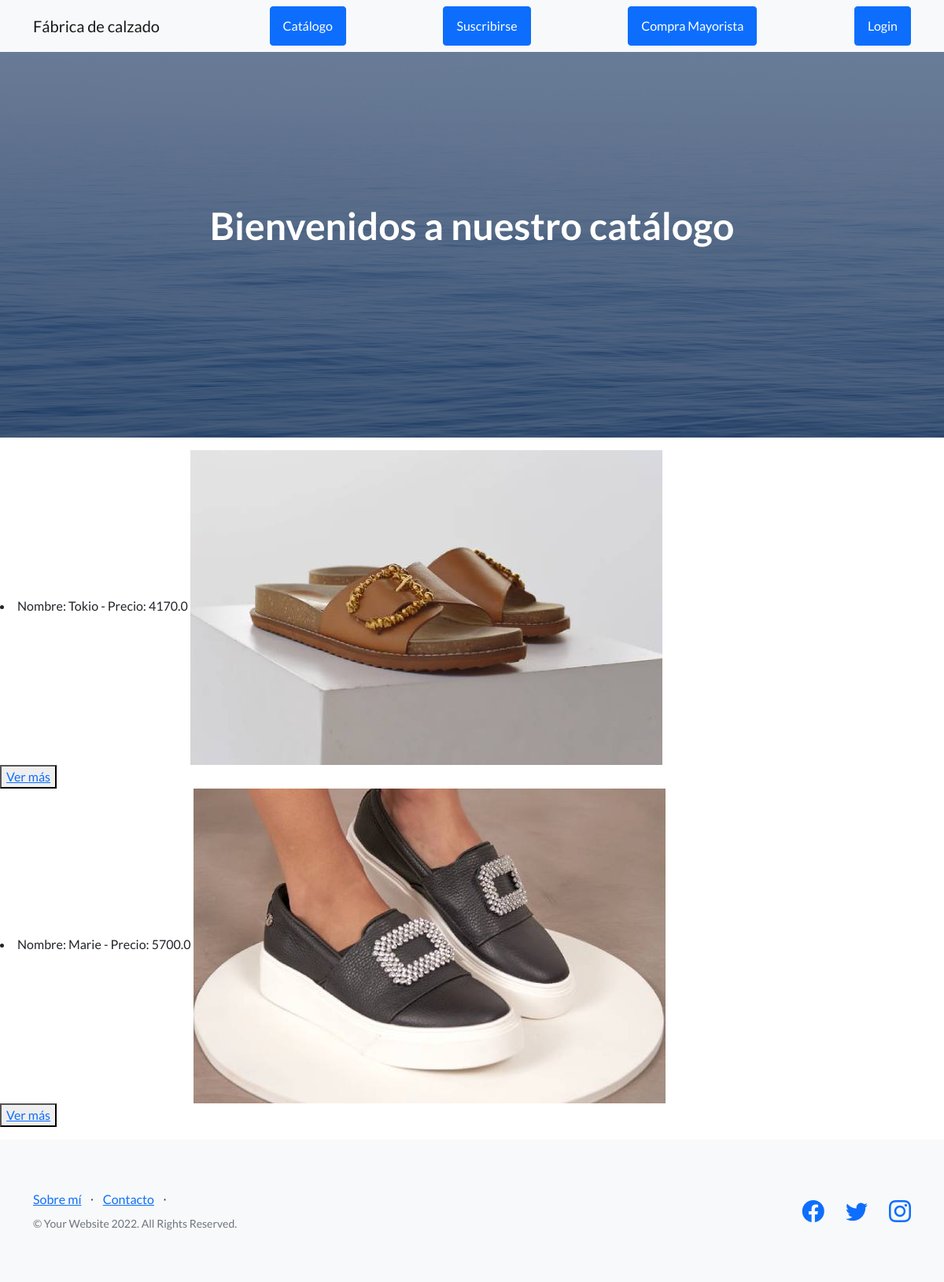
Page /AppFabrica/zapatos/ on the earlier database version.
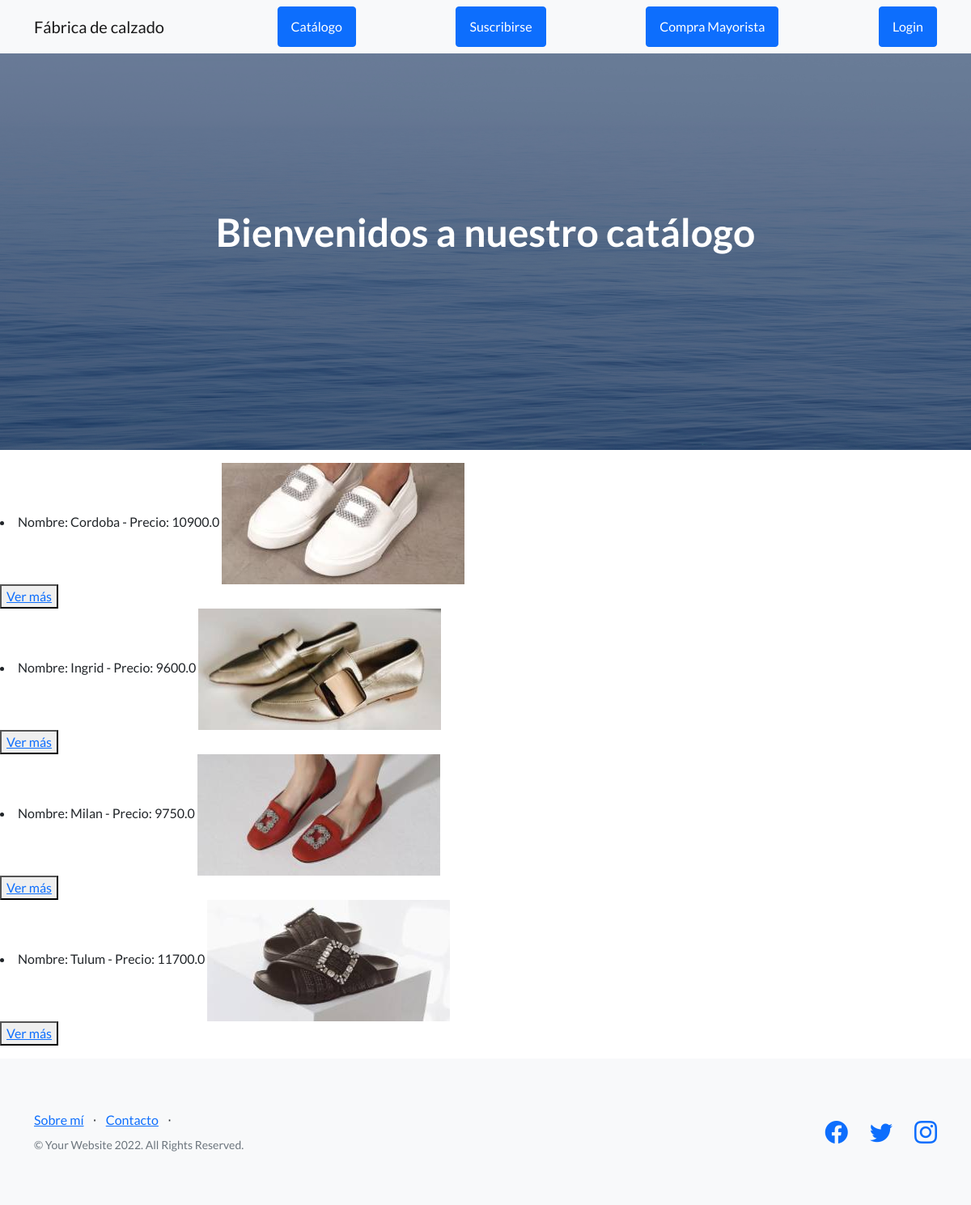
Same page on the later database version.
### AppFabrica/models.py (models this page shows, shortened)
class Zapato (models.Model):
    nombre = models.CharField(max_length=50, default=None)
    material = models.CharField(max_length=50, default=None)
    color = models.CharField(max_length=50, default=None)
    talle = models.IntegerField(default=None)
    stock = models.IntegerField(default=None)
    precio = models.FloatField(default=None)
    foto = models.ImageField(upload_to='images/', null=True, blank=True)

### AppFabrica/views.py (the view)
def lista_zapatos (request):
    zapatos = Zapato.objects.all()
    return render (request, "listazapatos.html", {"zapatos": zapatos})

### AppFabrica/templates/listazapatos.html
{% extends 'padre.html' %}
{% load static %}
{% block contenidoDinamico%}
<header class="masthead">
    <div class="container position-relative">
        <div class="row justify-content-center">
            <div class="col-xl-20">
                <div class="text-center text-white">
                    <h1 class="mb-5">Bienvenidos a nuestro catálogo</h1>
                </div>
            </div>
        </div>
    </div>
</header>
<p>
    {% for zapato in zapatos %}
    {% if user.is_authenticated %}
    <li>
        <img src="{{zapato.foto.url}}" alt="foto_producto"><br>Nombre: {{zapato.nombre}}<br>Material: {{zapato.material}}<br>Colores: {{zapato.color}}<br>Talle: {{zapato.talle}}<br> Stock: {{zapato.stock}} <br>Precio: {{zapato.precio}}
    </li>
    <div>
        {% if user.is_authenticated and user.is_staff  %}
        <form action="{% url 'eliminar_zapato' zapato.id %}" method="POST"> {% csrf_token %}
            <button type="submit"> Eliminar </button>
        </form>
        {% endif %}
        <button>
            <a href= "{% url 'editar_zapato' zapato.id %}"> Editar</a>
        </button>
    </div>
    {% else %}
    <li>
        Nombre: {{zapato.nombre}} - Precio: {{zapato.precio}}
        <img src="{{zapato.foto.url}}" alt="foto_producto">
    </li>
    <div>
        <button>
            <a href= "{% url 'detallezapato' zapato.id %}"> Ver más</a>
        </button>
    </div>
    {% endif %}
    {% endfor %}
</p>
{% endblock contenidoDinamico%}

### AppFabrica/templates/padre.html (shortened to what this page needs)
<!DOCTYPE html>
<html lang="en">
    <head>
        {% load static %}
        <link href="https://cdn.jsdelivr.net/npm/bootstrap-icons@1.5.0/font/bootstrap-icons.css" rel="stylesheet" type="text/css" />
        <link href= "{% static '/css/styles.css' %}" rel="stylesheet" />
    </head>
    <body>
        <nav class="navbar navbar-light bg-light static-top">
            <div class="container">
                <a class="navbar-brand" href= "{% url 'inicio' %}">Fábrica de calzado</a>
                <a class="btn btn-primary" href= "{% url 'lista_zapatos' %}" >Catálogo</a>
                {% if user.is_authenticated %}
                    {% if user.is_authenticated and user.is_staff  %}
                <a class="btn btn-primary" href= "{% url 'crearzapato' %}" >Crear Calzado</a>
                <a class="btn btn-primary" href= "{% url 'registrar' %}" >Crear usuario</a>
                {% endif %}
                <p> Bienvenid@ {{user.username}} </p>
                <a href= "{% url 'editar_usuario' %}" >Editar Usuario</a>
                <a class="btn btn-primary" href= "{% url 'logout' %}" >Logout</a>
                {% else %}
                <a class="btn btn-primary" href="{% url 'suscriptores' %}">Suscribirse</a>
                <a class="btn btn-primary" href= "{% url 'form_mayorista' %}" >Compra Mayorista</a>
                <a class="btn btn-primary" href= "{% url 'login' %}" >Login</a>
                {% endif %}
            </div>
        </nav>
        {% block contenidoDinamico%}
        {% endblock contenidoDinamico%}
        <footer class="footer bg-light">
            <div class="container">
                <div class="row">
                    <div class="col-lg-6 h-100 text-center text-lg-start my-auto">
                        <ul class="list-inline mb-2">
                            <li class="list-inline-item"><a href="{% url 'sobremi' %}">Sobre mí</a></li>
                            <li class="list-inline-item">⋅</li>
                            <li class="list-inline-item"><a href="{% url 'form_mayorista' %}">Contacto</a></li>
                            <li class="list-inline-item">⋅</li>
                        </ul>
                        <p class="text-muted small mb-4 mb-lg-0">&copy; Your Website 2022. All Rights Reserved.</p>
                    </div>
                    <div class="col-lg-6 h-100 text-center text-lg-end my-auto">
                        <ul class="list-inline mb-0">
                            <li class="list-inline-item me-4">
                                <a href="#!"><i class="bi-facebook fs-3"></i></a>
                            </li>
                            <li class="list-inline-item me-4">
                                <a href="#!"><i class="bi-twitter fs-3"></i></a>
                            </li>
                            <li class="list-inline-item">
                                <a href="#!"><i class="bi-instagram fs-3"></i></a>
                            </li>
                        </ul>
                    </div>
                </div>
            </div>
        </footer>
    </body>
</html>

Differences in the rows shown:
removed Zapato: nombre "Tokio", precio "4170.0", foto (picture)
removed Zapato: nombre "Marie", precio "5700.0", foto (picture)
added Zapato: nombre "Cordoba", precio "10900.0", foto (picture)
added Zapato: nombre "Ingrid", precio "9600.0", foto (picture)
added Zapato: nombre "Milan", precio "9750.0", foto (picture)
added Zapato: nombre "Tulum", precio "11700.0", foto (picture)
